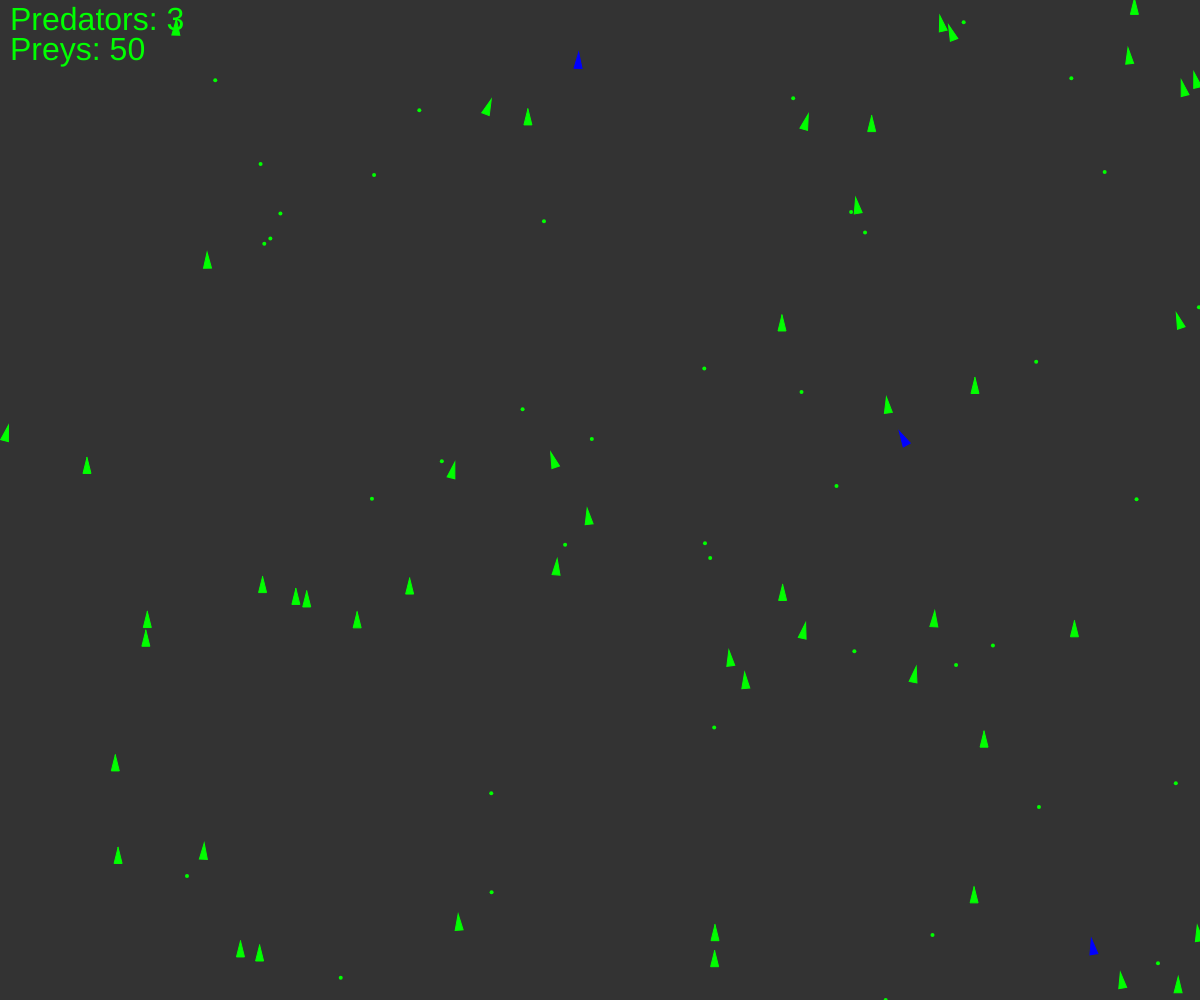
Frame 1 (no input)
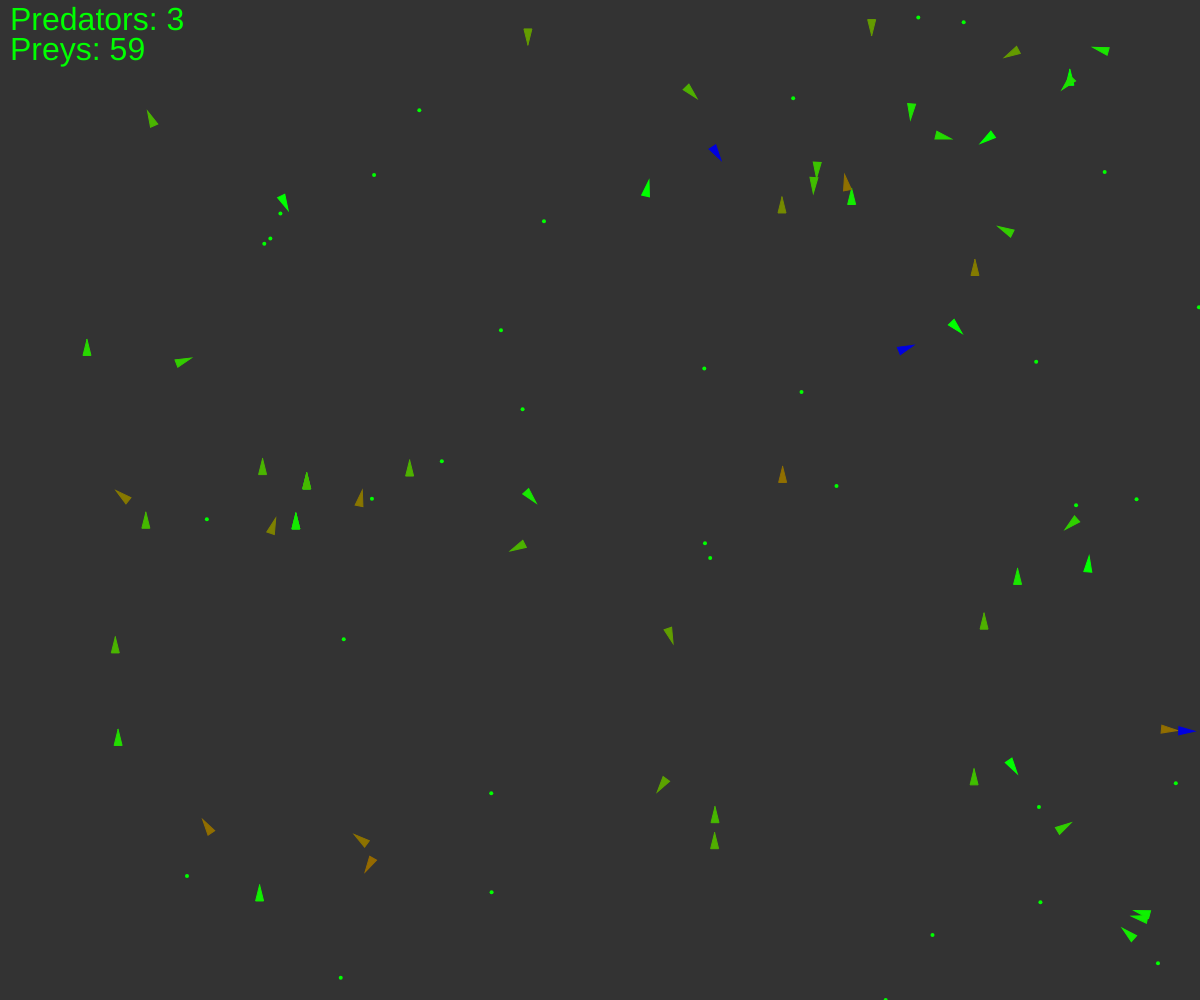
Frame 60 (no input)
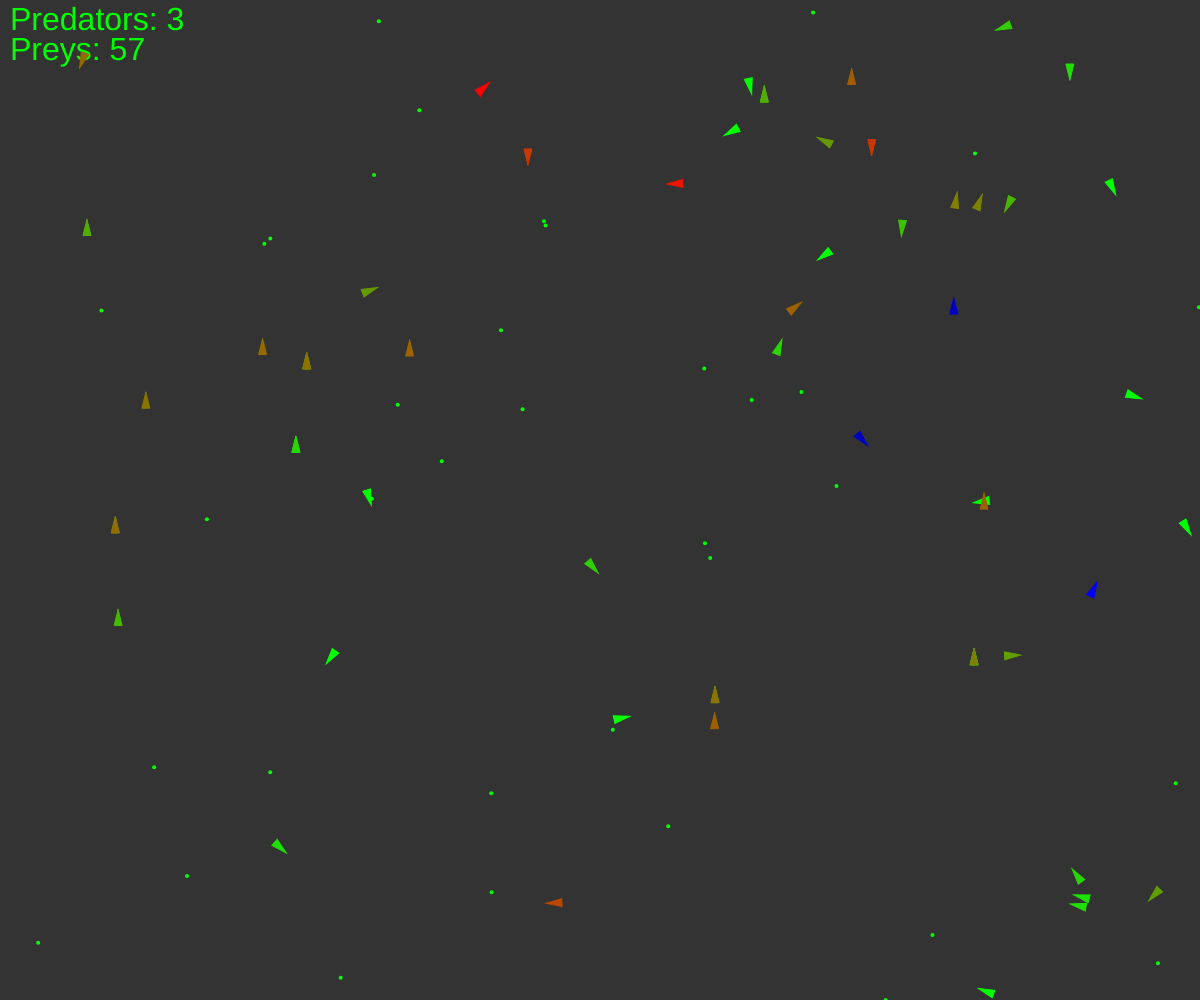
Frame 120 (the mouse pressed at the canvas centre since frame 60)

The p5.js sketch that drew these frames (run headless with seeded random() and noise() and a simulated clock; from frame 60 on, the mouse is pressed at the canvas centre):

// p5.js sketch
// ── sketch.js
// No more poison, instead there are predators

var vehicles = [];
var food = [];
var poison = [];
var predators = [];

var debug;

function setup() {
    createCanvas(windowWidth, windowHeight);
    for (var i = 0; i < 50; i++) {
        var x = random(width);
        var y = random(height);
        vehicles[i] = new Vehicle(x, y);
    }

    for (var i = 0; i < 3; i++) {
        var x = random(width);
        var y = random(height);
        predators[i] = new Predator(x, y);
    }

    for (var i = 0; i < 40; i++) {
        var x = random(width);
        var y = random(height);
        food.push(createVector(x, y));
    }

    // for (var i = 0; i < 20; i++) {
    //     var x = random(width);
    //     var y = random(height);
    //     poison.push(createVector(x, y));
    // }

    debug = createCheckbox();
}

function mouseDragged() {
    vehicles.push(new Vehicle(mouseX, mouseY));
}

function draw() {
    background(51);

    if (random(1) < 0.1) {
        var x = random(width);
        var y = random(height);
        food.push(createVector(x, y));
    }

    // if (random(1) < 0.01) {
    //     var x = random(width);
    //     var y = random(height);
    //     poison.push(createVector(x, y));
    // }


    for (var i = 0; i < food.length; i++) {
        fill(0, 255, 0);
        noStroke();
        ellipse(food[i].x, food[i].y, 4, 4);
    }

    // for (var i = 0; i < poison.length; i++) {
    //     fill(255, 0, 0);
    //     noStroke();
    //     ellipse(poison[i].x, poison[i].y, 4, 4);
    // }

    textSize(32);
    var txt = 'Predators: ' + predators.length;
    text(txt, 10, 30);
    var txt = 'Preys: ' + vehicles.length;
    text(txt, 10, 60);


    for (var i = vehicles.length - 1; i >= 0; i--) {
        vehicles[i].boundaries();
        vehicles[i].behaviors(food, poison);
        vehicles[i].update();
        vehicles[i].display();

        var newVehicle = vehicles[i].clone();
        if (newVehicle != null) {
            vehicles.push(newVehicle);
        }

        if (vehicles[i].dead()) {
            var x = vehicles[i].position.x;
            var y = vehicles[i].position.y;
            food.push(createVector(x, y));
            vehicles.splice(i, 1);
        }
    }


    for (var i = predators.length - 1; i >= 0; i--) {

        predators[i].boundaries();
        predators[i].behaviors();
        predators[i].update();
        predators[i].display();
        console.log(predators.length);

        var newPredator = predators[i].clone();
        if (newPredator != null) {
            predators.push(newPredator);
        }

        if (predators[i].dead()) {
            var x = predators[i].position.x;
            var y = predators[i].position.y;
            predators.splice(i, 1);
        }
    }
}

// ── predator.js
var mr = 0.01;

function Predator(x, y, dna) {
    this.acceleration = createVector(0, 0);
    this.velocity = createVector(0, -2);
    this.position = createVector(x, y);
    this.r = 4;
    this.maxforce = 0.5;
    this.health = 1;
    this.maxhealth = 1;

    this.dna = [];
    if (dna === undefined) {
        // MaxSpeed
        this.dna[0] = random(1, 6);

        // Prey perception
        this.dna[1] = random(90, 100);

        // Prey weight
        this.dna[2] = random(-2, 2);

    } else {
        // Mutation
        this.dna[0] = dna[0];
        this.dna[1] = dna[1];
        this.dna[2] = dna[2];
        if (random(1) < mr) {
            this.dna[0] += random(-1, 1);
        }
        if (random(1) < mr) {
            this.dna[1] += random(-0.1, 0.1);
        }
        if (random(1) < mr) {
            this.dna[2] += random(-0.1, 0.1);
        }
    }
    this.maxspeed = this.dna[0];

    // Method to update location
    this.update = function() {

        //var aux = this.dna[0] / 1000;
        this.health -= 0.002;

        // Update velocity
        this.velocity.add(this.acceleration);
        // Limit speed
        this.velocity.limit(this.maxspeed);
        this.position.add(this.velocity);
        // Reset accelerationelertion to 0 each cycle
        this.acceleration.mult(0);
    }

    this.applyForce = function(force) {
        // We could add mass here if we want A = F / M
        this.acceleration.add(force);
    }

    this.clone = function() {
        if (random(1) < 0.001) {
            return new Predator(this.position.x, this.position.y, this.dna);
        } else {
            return null;
        }
    }

    this.behaviors = function() {
        var steerG = this.eat(0.8, this.dna[1]);
        steerG.mult(this.dna[2]);
        this.applyForce(steerG);
    }


    this.eat = function(nutrition, perception) {
        var record = Infinity;
        var closest = null;
        for (var i = vehicles.length - 1; i >= 0; i--) {

            var d = this.position.dist(vehicles[i].position);
            if (d < this.maxspeed) {
                vehicles.splice(i, 1);
                if (this.health < this.maxhealth) {
                    this.health += nutrition;
                }
            } else {
                if (d < record && d < perception) {
                    record = d;
                    closest = vehicles[i].position;
                }
            }
        }

        // This is the moment of eating!

        if (closest != null) {
            return this.seek(closest);
        }

        return createVector(0, 0);
    }

    // A method that calculates a steering force towards a target
    // STEER = DESIRED MINUS VELOCITY
    this.seek = function(target) {

        var desired = p5.Vector.sub(target, this.position); // A vector pointing from the location to the target

        // Scale to maximum speed
        desired.setMag(this.maxspeed);

        // Steering = Desired minus velocity
        var steer = p5.Vector.sub(desired, this.velocity);
        steer.limit(this.maxforce); // Limit to maximum steering force

        return steer;
        //this.applyForce(steer);
    }

    this.dead = function() {
        return (this.health < 0)
    }

    this.display = function() {
        // Draw a triangle rotated in the direction of velocity
        var angle = this.velocity.heading() + PI / 2;

        push();
        translate(this.position.x, this.position.y);
        rotate(angle);


        if (debug.checked()) {
            strokeWeight(3);
            stroke(0, 255, 0);
            noFill();
            line(0, 0, 0, -this.dna[0] * 25);
            strokeWeight(2);
            ellipse(0, 0, this.dna[2] * 2);
            stroke(255, 0, 0);
            line(0, 0, 0, -this.dna[1] * 25);
            ellipse(0, 0, this.dna[3] * 2);
        }

        var gr = color(0, 0, 255);
        var rd = color(0, 0, 0);
        var col = lerpColor(rd, gr, this.health);

        fill(col);
        stroke(col);
        strokeWeight(1);
        beginShape();
        vertex(0, -this.r * 2);
        vertex(-this.r, this.r * 2);
        vertex(this.r, this.r * 2);
        endShape(CLOSE);

        pop();
    }


    this.boundaries = function() {
        var d = 25;

        var desired = null;

        if (this.position.x < d) {
            desired = createVector(this.maxspeed, this.velocity.y);
        } else if (this.position.x > width - d) {
            desired = createVector(-this.maxspeed, this.velocity.y);
        }

        if (this.position.y < d) {
            desired = createVector(this.velocity.x, this.maxspeed);
        } else if (this.position.y > height - d) {
            desired = createVector(this.velocity.x, -this.maxspeed);
        }

        if (desired !== null) {
            desired.normalize();
            desired.mult(this.maxspeed);
            var steer = p5.Vector.sub(desired, this.velocity);
            steer.limit(this.maxforce);
            this.applyForce(steer);
        }
    }
}

// ── vehicle.js
// Vehicles health decreases faster if he moves faster

var mr = 0.01;

function Vehicle(x, y, dna) {
    this.acceleration = createVector(0, 0);
    this.velocity = createVector(0, -2);
    this.position = createVector(x, y);
    this.r = 4;
    this.maxforce = 0.5;

    this.health = 1;

    this.dna = [];
    if (dna === undefined) {
        // Food weight
        this.dna[0] = random(-2, 2);
        // Poison/Prey weight
        this.dna[1] = random(-2, 2);
        // Food perception
        this.dna[2] = random(0, 100);
        // Poision/Prey Percepton
        this.dna[3] = random(0, 100);

        // MaxSpeed
        this.dna[4] = random(1, 10);

    } else {
        // Mutation
        this.dna[0] = dna[0];
        if (random(1) < mr) {
            this.dna[0] += random(-0.1, 0.1);
        }
        this.dna[1] = dna[1];
        if (random(1) < mr) {
            this.dna[1] += random(-0.1, 0.1);
        }
        this.dna[2] = dna[2];
        if (random(1) < mr) {
            this.dna[2] += random(-10, 10);
        }
        this.dna[3] = dna[3];
        if (random(1) < mr) {
            this.dna[3] += random(-10, 10);
        }

        this.dna[4] = dna[4];
        if (random(1) < mr) {
            this.dna[4] += random(-1, 1);
        }
    }
    this.maxspeed = this.dna[4];

    // Method to update location
    this.update = function() {

        var aux = this.dna[4] / 1000;
        // this.health -= 0.005;
        this.health -= aux;

        // Update velocity
        this.velocity.add(this.acceleration);
        // Limit speed
        this.velocity.limit(this.maxspeed);
        this.position.add(this.velocity);
        // Reset accelerationelertion to 0 each cycle
        this.acceleration.mult(0);
    }

    this.applyForce = function(force) {
        // We could add mass here if we want A = F / M
        this.acceleration.add(force);
    }

    this.clone = function() {
        if (random(1) < 0.002) {
            return new Vehicle(this.position.x, this.position.y, this.dna);
        } else {
            return null;
        }
    }

    this.behaviors = function(good, bad) {
        var steerG = this.eat(good, 1, this.dna[2]);
        // var steerB = this.eat(bad, -1, this.dna[3]);

        var steerP = this.foge(this.dna[3])

        steerG.mult(this.dna[0]);
        //steerB.mult(this.dna[1]);

        steerP.mult(this.dna[1]);

        this.applyForce(steerG);
        // this.applyForce(steerB);

        this.applyForce(steerP);
    }



    this.foge = function(perception) {
        var record = Infinity;
        var closest = null;
        for (var i = predators.length - 1; i >= 0; i--) {
            var d = this.position.dist(predators[i].position);
            if (d < record && d < perception) {
                record = d;
                closest = predators[i].position;
            }
        }
        if (closest != null) {
            return this.seek(closest);
        }
        return createVector(0, 0);
    }

    this.eat = function(list, nutrition, perception) {
        var record = Infinity;
        var closest = null;
        for (var i = list.length - 1; i >= 0; i--) {
            var d = this.position.dist(list[i]);

            if (d < this.maxspeed) {
                list.splice(i, 1);
                this.health += nutrition;
            } else {
                if (d < record && d < perception) {
                    record = d;
                    closest = list[i];
                }
            }
        }

        // This is the moment of eating!

        if (closest != null) {
            return this.seek(closest);
        }

        return createVector(0, 0);
    }

    // A method that calculates a steering force towards a target
    // STEER = DESIRED MINUS VELOCITY
    this.seek = function(target) {

        var desired = p5.Vector.sub(target, this.position); // A vector pointing from the location to the target

        // Scale to maximum speed
        desired.setMag(this.maxspeed);

        // Steering = Desired minus velocity
        var steer = p5.Vector.sub(desired, this.velocity);
        steer.limit(this.maxforce); // Limit to maximum steering force

        return steer;
        //this.applyForce(steer);
    }

    this.dead = function() {
        return (this.health < 0)
    }

    this.display = function() {
        // Draw a triangle rotated in the direction of velocity
        var angle = this.velocity.heading() + PI / 2;

        push();
        translate(this.position.x, this.position.y);
        rotate(angle);


        if (debug.checked()) {
            strokeWeight(3);
            stroke(0, 255, 0);
            noFill();
            line(0, 0, 0, -this.dna[0] * 25);
            strokeWeight(2);
            ellipse(0, 0, this.dna[2] * 2);
            stroke(255, 0, 0);
            line(0, 0, 0, -this.dna[1] * 25);
            ellipse(0, 0, this.dna[3] * 2);
        }

        var gr = color(0, 255, 0);
        var rd = color(255, 0, 0);
        var col = lerpColor(rd, gr, this.health);

        fill(col);
        stroke(col);
        strokeWeight(1);
        beginShape();
        vertex(0, -this.r * 2);
        vertex(-this.r, this.r * 2);
        vertex(this.r, this.r * 2);
        endShape(CLOSE);

        pop();
    }


    this.boundaries = function() {
        var d = 25;

        var desired = null;

        if (this.position.x < d) {
            desired = createVector(this.maxspeed, this.velocity.y);
        } else if (this.position.x > width - d) {
            desired = createVector(-this.maxspeed, this.velocity.y);
        }

        if (this.position.y < d) {
            desired = createVector(this.velocity.x, this.maxspeed);
        } else if (this.position.y > height - d) {
            desired = createVector(this.velocity.x, -this.maxspeed);
        }

        if (desired !== null) {
            desired.normalize();
            desired.mult(this.maxspeed);
            var steer = p5.Vector.sub(desired, this.velocity);
            steer.limit(this.maxforce);
            this.applyForce(steer);
        }
    }
}
